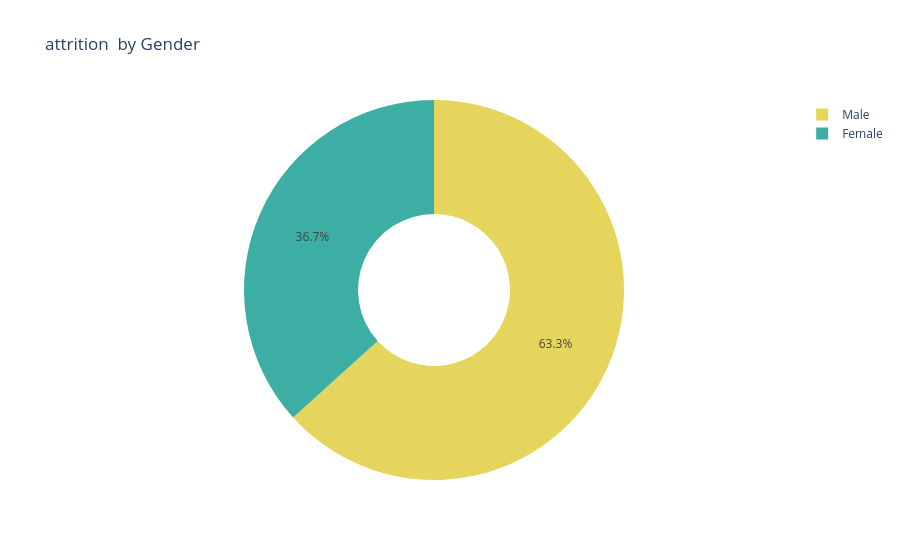

Notebook code cell kept with this figure:
### Code cell
fig =  go.Figure(data = [go.Pie(
    labels = attrition_by_gender['Gender'],
    values = attrition_by_gender['count'],
    hole = 0.4,
    marker = dict(colors = ['#3CAEA3','#E6D55C']),
    textposition =  'inside'
)])
#update the  layout  
fig.update_layout(title  = "attrition  by Gender")

# show the chart 
fig.show()

### Figure 1 — Plotly figure (JSON) as saved in the notebook; plotly's stock layout.template omitted (floating-point values rounded to 4 significant figures)
{"data": [{"hole": 0.4, "labels": ["Female", "Male"], "marker": {"colors": ["#3CAEA3", "#E6D55C"]}, "textposition": "inside", "type": "pie", "values": [87, 150]}], "layout": {"title": {"text": "attrition  by Gender"}}}
